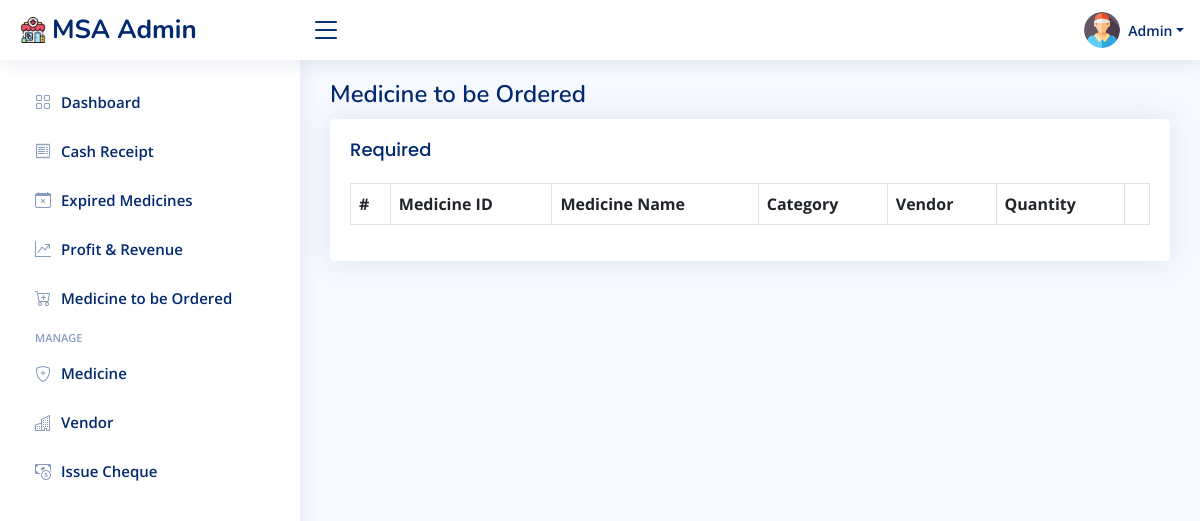
/medicineToBeOrdered.php (signed in), run on an earlier commit of the app's database.
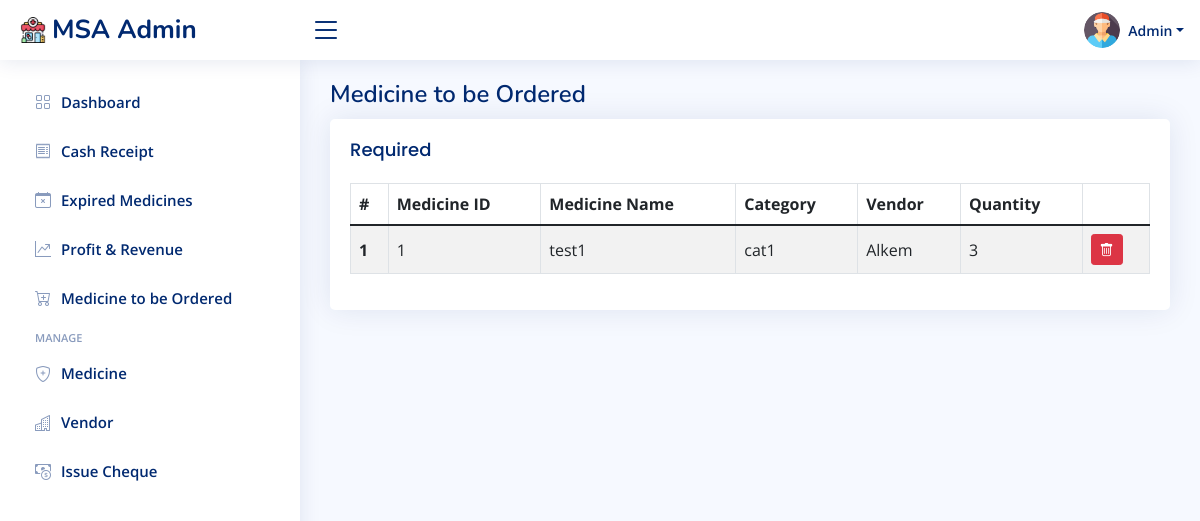
And on a later commit of the database.
### tables this page shows
CREATE TABLE `medicine` (
  `medicine_id` int(11) NOT NULL,
  `name` varchar(100) NOT NULL,
  `category` varchar(50) NOT NULL,
  `vendor_id` int(11) NOT NULL,
  `rack` varchar(50) NOT NULL,
  `required` varchar(50) NOT NULL
);

CREATE TABLE `vendor` (
  `vendor_id` int(11) NOT NULL,
  `name` varchar(50) NOT NULL,
  `address` varchar(100) NOT NULL,
  `phone` varchar(50) NOT NULL,
  `email` varchar(100) NOT NULL,
  `account_no` varchar(50) NOT NULL,
  `ifsc_code` varchar(50) NOT NULL
);

### medicineToBeOrdered.php (the view, shortened to what this page needs)
<?php
  require "assets/php/dbConnection.php";
?>
<!DOCTYPE html>
<html lang="en">
<head>
  <?php require "assets/php/head.php"; ?>
</head>
<body>
  <?php require "assets/php/nav.php"; ?>
  <?php require "assets/php/sidebar.php"; ?>
  <main id="main" class="main">
    <div class="pagetitle">
      <h1>Medicine to be Ordered</h1>
    </div>
      <div class="row">
        <div class="col-12">
          <div class="card">
            <div class="card-body" >
                <h5 class="card-title">Required</h5>
                <div style="overflow: auto;">
                    <table class="table table-striped table-bordered">
                      <thead>
                        <tr>
                          <th scope="col">#</th>
                          <th scope="col">Medicine ID</th>
                          <th scope="col">Medicine Name</th>
                          <th scope="col">Category</th>
                          <th scope="col">Vendor</th>
                          <th scope="col">Quantity</th>
                          <th scope="col"></th>
                        </tr>
                      </thead>
                      <tbody>
                        <?php
                            $sql = "SELECT * FROM medicine WHERE required!='0'";
                            $result = $conn->query($sql);
                            $i=1;
                            while($row = $result->fetch_assoc()){
                              $sql2 ="SELECT name FROM vendor WHERE vendor_id='".$row["vendor_id"]."'";
                              $result2 = $conn->query($sql2);
                              $row2 = $result2->fetch_assoc();
                        ?>
                        <tr class="align-middle">
                          <th scope="row"><?php echo $i; ?></th>
                          <td><?php echo $row["medicine_id"]; ?></td>
                          <td><?php echo $row["name"]; ?></td>
                          <td><?php echo $row["category"]; ?></td>
                          <td><?php echo $row2["name"]; ?></td>
                          <td><?php echo $row["required"]; ?></td>
                          <td>
                              <form method="POST" action="medicineToBeOrdered.php">
                                  <button type="submit" class="btn btn-danger btn-sm" name="delete" value="<?php echo $row["medicine_id"]; ?>"><i class="bi bi-trash"></i></button>
                              </form>
                          </td>
                        </tr>
                        <?php
                           $i++; }
                        ?>
                      </tbody>
                    </table>
                </div>
            </div>
          </div>
        </div>
  </main>
</body>
</html>

What changed in the data, as far as the page shows it:
now on this page (row edited): medicine: medicine_id "1", name "test1", category "cat1", vendor.name "Alkem", required "3"
